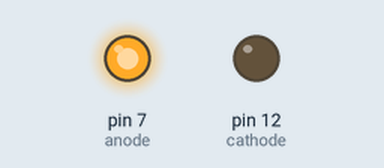
Simulated run of this program. Board: Raspberry Pi (header pin numbers). On the bench: output pins drawn as LEDs (lit = HIGH). At 7.0 s the program stops and its outputs stay as they are.

Above: at 0.1 s.
At 5.1 s:
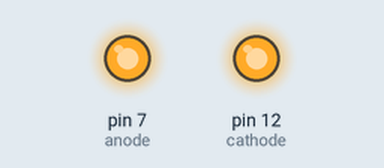
At 7.1 s:
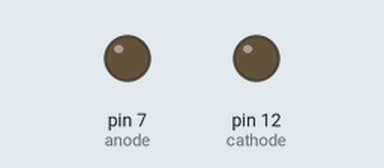
Timing chart, 0 to 8.5 s (numbered marks = the images above):
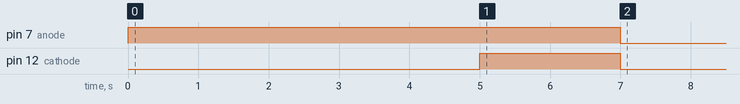

The program:

lightme.py
```python
import RPi.GPIO as gpio
import time

gpio.setmode(gpio.BOARD)

cathode = 12
anode = 7

gpio.setup(anode, gpio.OUT)
gpio.setup(cathode, gpio.OUT)

gpio.output(anode, 0)
gpio.output(cathode, 0)

gpio.output(anode, 1)

time.sleep(5)

gpio.output(cathode, 1)

time.sleep(2)

gpio.cleanup()
```

Measured:
- by itself, pin 7 (anode): LOW → HIGH at 0.00 s, → LOW 7.0 s later
- by itself, pin 12 (cathode): LOW → HIGH at 5.0 s, → LOW 2.0 s later
